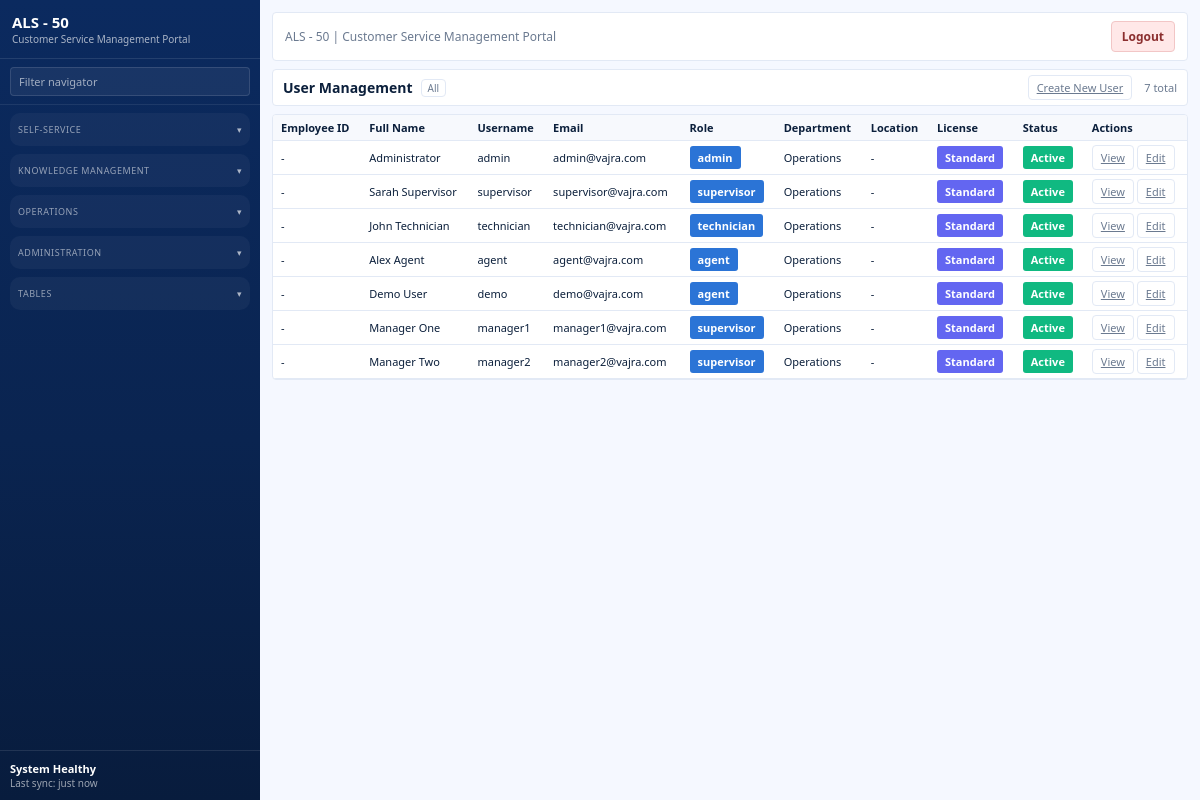
Before: /admin/users with the older database file.
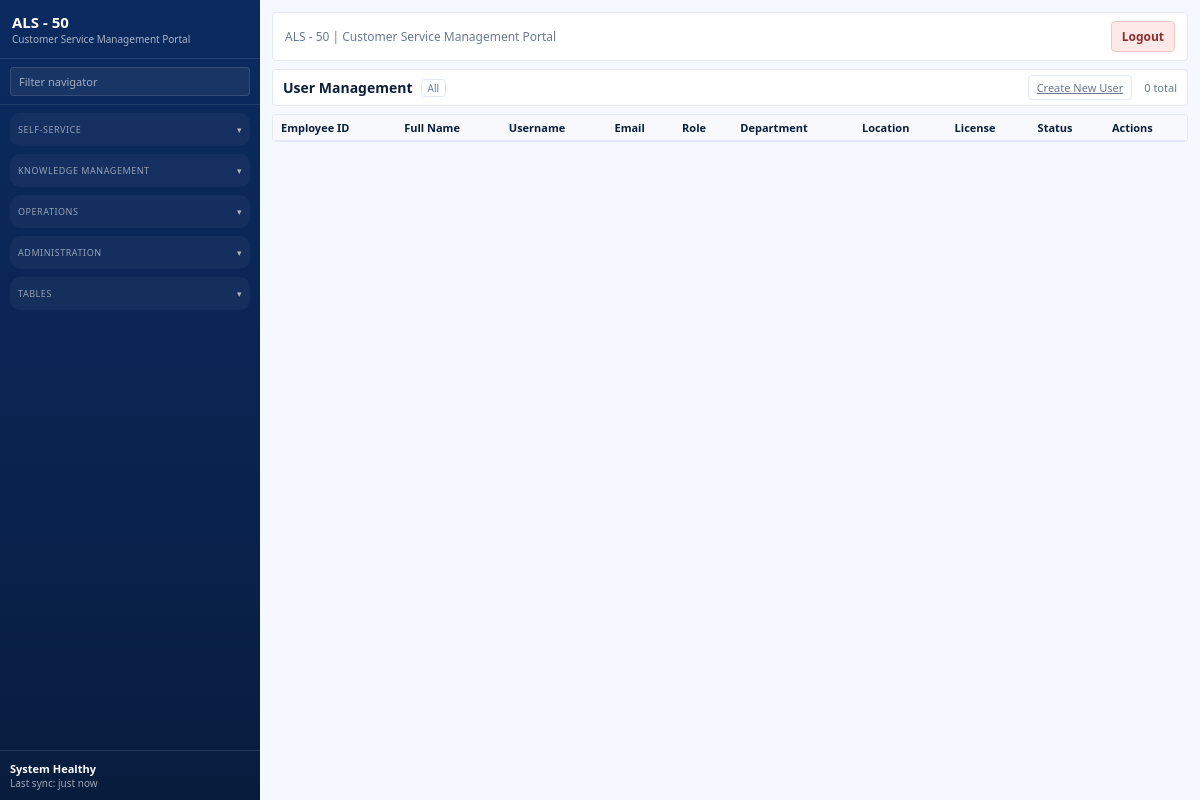
After: the same page with the newer database file.
### models/admin.py (models this page shows)
class User(Base):
    __tablename__ = "users"
    id = Column(Integer, primary_key=True, index=True)
    username = Column(String(150), unique=True, nullable=False)
    email = Column(String(200), unique=True, nullable=False)
    full_name = Column(String(200), nullable=False, default="")
    password_hash = Column(String(255), nullable=False)
    role = Column(String(50), nullable=False, default="agent")
    license_type = Column(String(50), default="Standard")
    department = Column(String(100), default="")
    location = Column(String(100), default="")
    employee_id = Column(String(50), unique=True, nullable=True)
    specialization = Column(String(200), default="")
    phone = Column(String(20), default="")
    hire_date = Column(DateTime(timezone=True), nullable=True)
    status = Column(String(20), default="Active")
    is_active = Column(Boolean, default=True, nullable=False)
    data = Column(JSON, default=dict)
    created_at = Column(DateTime(timezone=True), server_default=func.now(), nullable=False)

### routers/admin.py (the view)
@router.get("/admin/users")
def users_list_page(request: Request, db: Session = Depends(get_db)):
    page = int(request.query_params.get("page", 1))
    db_users = db.query(User).order_by(User.id).all()
    all_users = [
        {
            "id": user.id,
            "username": user.username,
            "email": user.email,
            "full_name": user.full_name,
            "role": user.role,
            "license_type": user.license_type,
            "department": user.department,
            "location": user.location,
            "employee_id": user.employee_id,
            "specialization": user.specialization,
            "phone": user.phone,
            "status": user.status,
        }
        for user in db_users
    ]
    pagination = paginate(all_users, page=page, per_page=50)
    context = build_template_context(request, users=pagination["items"], pagination=pagination)
    return templates.TemplateResponse(request, "users_list.html", context)

### templates/users_list.html (shortened to what this page needs)
{% extends "base.html" %}
{% block content %}
<section class="list-shell">
  <div class="list-bar">
    <div class="list-title">
      <h1>User Management</h1>
      <span class="pill">All</span>
    </div>
    <div class="list-controls">
      <div class="list-actions">
        <a class="ghost small" href="/admin/users/new">Create New User</a>
      </div>
      <span class="list-meta">{{ pagination.total }} total</span>
    </div>
  </div>
  <div class="list-card">
    <table class="table dense clickable">
      <thead>
        <tr>
          <th>Employee ID</th>
          <th>Full Name</th>
          <th>Username</th>
          <th>Email</th>
          <th>Role</th>
          <th>Department</th>
          <th>Location</th>
          <th>License</th>
          <th>Status</th>
          <th>Actions</th>
        </tr>
      </thead>
      <tbody>
        {% for user in users %}
        <tr onclick="window.location.href='/admin/users/{{ user.id }}';" style="cursor: pointer;">
          <td>{{ user.employee_id or "-" }}</td>
          <td>{{ user.full_name }}</td>
          <td>{{ user.username }}</td>
          <td>{{ user.email }}</td>
          <td><span class="badge">{{ user.role }}</span></td>
          <td>{{ user.department or "-" }}</td>
          <td>{{ user.location or "-" }}</td>
          <td><span class="badge secondary">{{ user.license_type }}</span></td>
          <td><span class="badge {{ 'success' if user.status == 'Active' else 'warning' }}">{{ user.status }}</span></td>
          <td onclick="event.stopPropagation();">
            <a class="ghost small" href="/admin/users/{{ user.id }}">View</a>
            <a class="ghost small" href="/admin/users/{{ user.id }}/edit">Edit</a>
          </td>
        </tr>
        {% endfor %}
      </tbody>
    </table>
  </div>
</section>
{% endblock %}

### templates/base.html (shortened to what this page needs)
<!doctype html>
<html lang="en">
  <head>
    <link rel="stylesheet" href="/static/css/styles.css?v=1.1" />
  </head>
  <body class="si-app">
    <aside id="sidebar" class="si-sidebar">
      <div class="si-brand">
        <div>
          <div class="si-brand-name">ALS - 50</div>
          <div class="si-brand-sub">Customer Service Management Portal</div>
        </div>
      </div>
      <div class="si-filter">
        <input type="search" placeholder="Filter navigator" />
      </div>
      <nav class="si-nav">
        <details class="si-nav-group open">
          <summary class="si-nav-section">Self-Service</summary>
        </details>
        <details class="si-nav-group open">
          <summary class="si-nav-section">Knowledge Management</summary>
        </details>
        <details class="si-nav-group open">
          <summary class="si-nav-section">Operations</summary>
        </details>
        <details class="si-nav-group open">
          <summary class="si-nav-section">Administration</summary>
        </details>
        <details class="si-nav-group open">
          <summary class="si-nav-section">Tables</summary>
        </details>
      </nav>
      <div class="si-sidebar-footer">
        <div class="si-status">System Healthy</div>
        <div class="si-status-meta">Last sync: just now</div>
      </div>
    </aside>
    <div id="main" class="si-main">
      <div class="si-topbar">
        <div class="si-topbar-left">
          <div class="si-breadcrumb">
            <span>ALS - 50 | Customer Service Management Portal</span>
          </div>
        </div>
        <div class="si-topbar-right">
          <a class="si-btn si-logout" href="/logout">Logout</a>
        </div>
      </div>
      <main class="si-content">
        {% block content %}{% endblock %}
      </main>
    </div>
  </body>
</html>

### static/css/styles.css (style rules this page uses)
:root { --si-bg: #f5f8ff; --si-panel: #ffffff; --si-surface: #f6f9ff; --si-sidebar: #0f2e63; --si-sidebar-accent: #113a7a; --si-primary: #2b74d6; --si-primary-2: #1c59b3; --si-secondary: #0f172a; --si-text: #0b1f3b; --si-muted: #6b7a90; --si-card: #ffffff; --si-border: #e2e9f5; --si-shadow: 0 12px 28px rgba(15, 40, 90, 0.08); --si-shadow-soft: 0 6px 16px rgba(15, 40, 90, 0.06); }
* { box-sizing: border-box; }
body.si-app { background: var(--si-bg); font-family: "IBM Plex Sans", "Segoe UI", sans-serif; color: var(--si-text); margin: 0; font-size: 13px; }
.si-sidebar { width: 260px; background: linear-gradient(180deg, #0b2a5f 0%, #0a2450 55%, #081c3d 100%); color: #fff; min-height: 100vh; position: fixed; left: 0; top: 0; bottom: 0; display: flex; flex-direction: column; z-index: 1030; overflow: hidden; }
.si-sidebar { scrollbar-width: thin; scrollbar-color: #3d6aca rgba(255, 255, 255, 0.08); }
.si-brand { display: flex; align-items: center; gap: 12px; padding: 12px 12px; border-bottom: 1px solid rgba(255,255,255,0.1); }
.si-brand-name { font-weight: 700; font-size: 15px; }
.si-brand-sub { font-size: 10px; color: rgba(255,255,255,0.65); }
.si-filter { padding: 8px 10px; border-bottom: 1px solid rgba(255,255,255,0.08); }
.si-filter input { width: 100%; padding: 6px 8px; border-radius: 4px; border: 1px solid rgba(255,255,255,0.12); background: rgba(255,255,255,0.06); color: #fff; font: inherit; font-size: 11px; }
.si-filter input::placeholder { color: rgba(255,255,255,0.6); }
.si-nav { padding: 8px 10px 10px 10px; flex: 1; overflow-y: auto; }
.si-nav-group { border-radius: 10px; margin-bottom: 8px; overflow: hidden; }
.si-nav-group summary { list-style: none; cursor: pointer; margin: 0; padding: 10px 8px; }
.si-nav-group summary::after { content: "▾"; float: right; transition: transform 0.2s ease; color: rgba(255,255,255,0.65); }
.si-nav-group.open > summary { background: rgba(255,255,255,0.04); }
.si-nav-section { font-size: 9px; text-transform: uppercase; color: rgba(255,255,255,0.55); letter-spacing: 0.06em; }
.si-sidebar-footer { padding: 10px; border-top: 1px solid rgba(255,255,255,0.1); }
.si-status { font-size: 11px; font-weight: 600; }
.si-status-meta { font-size: 10px; color: rgba(255,255,255,0.6); }
.si-main { margin-left: 260px; min-height: 100vh; display: flex; flex-direction: column; gap: 8px; padding: 12px 12px 24px 12px; }
.si-topbar { display: flex; justify-content: space-between; align-items: center; background: var(--si-panel); border: 1px solid var(--si-border); border-radius: 4px; padding: 8px 12px; }
.si-topbar-left, .si-topbar-right { display: flex; align-items: center; gap: 10px; }
.si-breadcrumb { display: flex; align-items: center; gap: 6px; font-size: 12px; color: var(--si-muted); }
.si-btn { border-radius: 4px; border: 1px solid var(--si-border); padding: 6px 10px; background: #fff; font-size: 12px; cursor: pointer; }
.si-logout { background: #ffe8e8; border-color: #f2c6c6; color: #8b2f2f; font-weight: 600; text-decoration: none; }
.si-content { display: grid; gap: 8px; }
.list-shell { display: grid; gap: 8px; }
.list-bar, .list-footer { background: #ffffff; border: 1px solid var(--si-border); border-radius: 4px; padding: 5px 10px; display: flex; align-items: center; justify-content: space-between; font-size: 12px; }
.list-title { display: flex; align-items: center; gap: 8px; flex-wrap: wrap; }
.list-title h1 { margin: 0; font-size: 14px; }
.pill { background: transparent; border: 1px solid var(--si-border); color: var(--si-muted); padding: 1px 6px; border-radius: 4px; font-size: 10px; }
.list-controls { display: flex; align-items: center; gap: 12px; }
.list-actions { display: flex; gap: 6px; }
.list-card { background: #ffffff; border: 1px solid var(--si-border); border-radius: 4px; box-shadow: none; overflow: hidden; }
.list-meta { color: var(--si-muted); font-size: 11px; }
.table { width: 100%; border-collapse: collapse; }
.table th, .table td { text-align: left; padding: 5px 8px; border-bottom: 1px solid var(--si-border); font-size: 11px; }
.table th { background: #f7f9fd; font-weight: 600; }
.ghost, .small { border-radius: 4px; border: 1px solid var(--si-border); padding: 4px 8px; background: #ffffff; color: var(--si-muted); cursor: pointer; font-size: 11px; }

Changed rows visible on the page:
removed User: employee_id "-", full_name "Administrator", username "admin", email "admin@vajra.com", role "admin", department "Operations", location "-", license_type "Standard", status "Active"
removed User: employee_id "-", full_name "Sarah Supervisor", username "supervisor", email "supervisor@vajra.com", role "supervisor", department "Operations", location "-", license_type "Standard", status "Active"
removed User: employee_id "-", full_name "John Technician", username "technician", email "technician@vajra.com", role "technician", department "Operations", location "-", license_type "Standard", status "Active"
removed User: employee_id "-", full_name "Alex Agent", username "agent", email "agent@vajra.com", role "agent", department "Operations", location "-", license_type "Standard", status "Active"
removed User: employee_id "-", full_name "Demo User", username "demo", email "demo@vajra.com", role "agent", department "Operations", location "-", license_type "Standard", status "Active"
removed User: employee_id "-", full_name "Manager One", username "manager1", email "manager1@vajra.com", role "supervisor", department "Operations", location "-", license_type "Standard", status "Active"
removed User: employee_id "-", full_name "Manager Two", username "manager2", email "manager2@vajra.com", role "supervisor", department "Operations", location "-", license_type "Standard", status "Active"
Other visible differences:
{{ pagination.total }}: "7" → "0"
